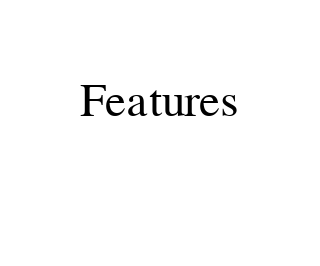

Vega-Lite specification stored for this chart:
### Vega specification from a JSON file in a GitHub repository (floating-point values rounded to 4 significant figures)
{"$schema": "https://vega.github.io/schema/vega/v5.json", "autosize": "pad", "padding": 25, "data": [{"name": "modelData"}, {"name": "featuresInfo"}, {"name": "modelsInfo"}, {"name": "intervalData"}, {"name": "data_0", "source": "modelData", "transform": [{"type": "lookup", "from": "featuresInfo", "key": "feature", "fields": ["feature"], "values": ["feature_label"]}, {"type": "lookup", "from": "modelsInfo", "key": "model", "fields": ["model"], "values": ["model_label"]}, {"type": "formula", "expr": "abs(datum.shap_value)", "as": "abs_shap_value"}]}, {"name": "data_1", "source": "data_0", "transform": [{"type": "lookup", "from": "intervalData", "key": "label", "fields": ["label"], "values": ["x1", "x2", "y1", "y2"]}, {"type": "joinaggregate", "as": ["mean_abs_shap_value_by_feature_label"], "ops": ["mean"], "fields": ["abs_shap_value"], "groupby": ["feature_label"]}]}, {"name": "concat_0_column_domain", "source": "data_1", "transform": [{"type": "aggregate", "groupby": ["feature_label"], "fields": ["abs_shap_value"], "ops": ["mean"], "as": ["mean_abs_shap_value"]}]}, {"name": "concat_0_row_domain", "source": "data_1", "transform": [{"type": "aggregate", "groupby": ["model_label"]}]}, {"name": "data_3", "source": "data_1", "transform": [{"type": "aggregate", "groupby": ["label", "x2", "y2", "model_label", "feature_label"], "ops": ["mean", "mean"], "fields": ["x1", "y1"], "as": ["mean_x1", "mean_y1"]}]}, {"name": "data_4", "source": "data_0", "transform": [{"type": "aggregate", "groupby": ["feature", "model_label"], "ops": ["mean", "mean", "missing", "count"], "fields": ["abs_shap_value", "agree", "agree", null], "as": ["mean_abs_shap_value", "mean_agree", "missing", "total"]}, {"type": "stack", "groupby": ["model_label"], "field": "mean_abs_shap_value", "sort": {"field": ["mean_abs_shap_value"], "order": ["descending"]}, "as": ["x1", "x2"], "offset": "normalize"}, {"type": "formula", "expr": "datum.missing / datum.total", "as": "missing_percentage"}, {"type": "formula", "expr": "datum.missing_percentage == 1 ? 0 : datum.mean_agree", "as": "mean_agree"}, {"type": "formula", "expr": "[datum.mean_agree * (1 - datum.missing_percentage), (1 - datum.mean_agree) * (1 - datum.missing_percentage), datum.missing_percentage]", "as": "agree_percentage"}, {"type": "formula", "expr": "[1, 0, 0.5]", "as": "agree"}, {"type": "flatten", "fields": ["agree_percentage", "agree"], "as": ["agree_percentage", "agree"]}, {"type": "stack", "groupby": ["feature", "model_label"], "field": "agree_percentage", "sort": {"field": ["agree"], "order": ["descending"]}, "as": ["y1", "y2"], "offset": "zero"}, {"type": "formula", "expr": "(datum.x1 + datum.x2)/2", "as": "text_x"}]}, {"name": "concat_1_row_domain", "source": "data_4", "transform": [{"type": "aggregate", "groupby": ["model_label"]}]}], "signals": [{"name": "concat_0_child_width", "value": 200}, {"name": "concat_0_child_height", "value": 200}, {"name": "concat_1_child_width", "value": 200}, {"name": "concat_1_child_height", "value": 200}], "layout": {"padding": 20, "bounds": "full", "align": "each"}, "marks": [{"type": "group", "name": "concat_0_group", "layout": {"padding": 18, "offset": {"columnTitle": 10}, "columns": {"signal": "length(data('concat_0_column_domain'))"}, "bounds": "full", "align": "all"}, "marks": [{"name": "column-title", "type": "group", "role": "column-title", "title": {"text": "Features", "style": "guide-title", "fontSize": 15, "fontWeight": "normal", "offset": 10}}, {"name": "concat_0_row_header", "type": "group", "role": "row-header", "from": {"data": "concat_0_row_domain"}, "sort": {"field": "datum[\"model_label\"]", "order": "ascending"}, "title": {"text": {"signal": "''+parent[\"model_label\"]"}, "orient": "left", "style": "guide-label", "frame": "group", "baseline": "middle", "align": "right", "angle": 0, "fontSize": 15, "offset": 35}, "encode": {"update": {"height": {"signal": "concat_0_child_height"}}}, "axes": [{"scale": "concat_0_y", "orient": "left", "grid": false, "title": "Grape Quality", "labelOverlap": true, "tickCount": {"signal": "ceil(concat_0_child_height/40)"}, "zindex": 1}]}, {"name": "concat_0_column_header", "type": "group", "role": "column-header", "from": {"data": "concat_0_column_domain"}, "sort": {"field": "datum[\"mean_abs_shap_value\"]", "order": "descending"}, "title": {"text": {"signal": "''+parent[\"feature_label\"]"}, "style": "guide-label", "frame": "group", "fontSize": 12, "offset": 12}, "encode": {"update": {"width": {"signal": "concat_0_child_width"}}}}, {"name": "concat_0_cell", "type": "group", "style": "cell", "from": {"facet": {"name": "concat_0_facet", "data": "data_1", "groupby": ["model_label", "feature_label"], "aggregate": {"cross": false, "fields": ["mean_abs_shap_value_by_feature_label"], "ops": ["max"], "as": ["mean_abs_shap_value_by_feature_label"]}}}, "sort": {"field": ["datum[\"model_label\"]", "datum[\"mean_abs_shap_value_by_feature_label\"]"], "order": ["ascending", "descending"]}, "data": [{"source": "concat_0_facet", "name": "data_0", "transform": [{"type": "aggregate", "groupby": ["label", "x2", "y2"], "ops": ["mean", "mean"], "fields": ["x1", "y1"], "as": ["mean_x1", "mean_y1"]}]}], "encode": {"update": {"width": {"signal": "concat_0_child_width"}, "height": {"signal": "concat_0_child_height"}}}, "marks": [{"name": "concat_0_child_layer_0_marks", "type": "rect", "clip": true, "style": ["rect"], "from": {"data": "data_0"}, "encode": {"update": {"opacity": {"value": 0.25}, "fill": [{"test": "datum[\"mean_x1\"] === null || isNaN(datum[\"mean_x1\"]) || datum[\"mean_y1\"] === null || isNaN(datum[\"mean_y1\"])", "value": null}, {"value": "#2ca02c"}], "x": [{"test": "datum[\"mean_x1\"] === null || isNaN(datum[\"mean_x1\"])", "value": 0}, {"scale": "concat_0_child_x", "field": "mean_x1"}], "x2": [{"test": "datum[\"x2\"] === null || isNaN(datum[\"x2\"])", "value": 0}, {"scale": "concat_0_child_x", "field": "x2"}], "y": [{"test": "datum[\"mean_y1\"] === null || isNaN(datum[\"mean_y1\"])", "field": {"group": "height"}}, {"scale": "concat_0_y", "field": "mean_y1"}], "y2": [{"test": "datum[\"y2\"] === null || isNaN(datum[\"y2\"])", "field": {"group": "height"}}, {"scale": "concat_0_y", "field": "y2"}]}}}, {"name": "concat_0_child_layer_1_marks", "type": "symbol", "style": ["circle"], "from": {"data": "concat_0_facet"}, "encode": {"update": {"opacity": {"value": 0.7}, "fill": [{"test": "datum[\"value\"] === null || isNaN(datum[\"value\"]) || datum[\"expected_value\"] === null || isNaN(datum[\"expected_value\"])", "value": null}, {"test": "datum.agree === null", "value": "#8a8a8a"}, {"scale": "color", "field": "agree"}], "x": [{"test": "datum[\"value\"] === null || isNaN(datum[\"value\"])", "value": 0}, {"scale": "concat_0_child_x", "field": "value"}], "y": [{"test": "datum[\"expected_value\"] === null || isNaN(datum[\"expected_value\"])", "field": {"group": "height"}}, {"scale": "concat_0_y", "field": "expected_value"}], "shape": {"value": "circle"}}}}], "scales": [{"name": "concat_0_child_x", "type": "linear", "domain": {"fields": [[], {"data": "concat_0_facet", "field": "value"}]}, "range": [0, {"signal": "concat_0_child_width"}], "nice": true, "zero": false, "padding": 0.5}], "axes": [{"scale": "concat_0_child_x", "orient": "bottom", "grid": false, "title": " ", "labelFlush": true, "labelOverlap": true, "tickCount": {"signal": "ceil(concat_0_child_width/40)"}, "zindex": 1}, {"scale": "concat_0_child_x", "orient": "bottom", "gridScale": "concat_0_y", "grid": true, "tickCount": {"signal": "ceil(concat_0_child_width/40)"}, "domain": false, "labels": false, "maxExtent": 0, "minExtent": 0, "ticks": false, "zindex": 0}, {"scale": "concat_0_y", "orient": "left", "gridScale": "concat_0_child_x", "grid": true, "tickCount": {"signal": "ceil(concat_0_child_height/40)"}, "domain": false, "labels": false, "maxExtent": 0, "minExtent": 0, "ticks": false, "zindex": 0}]}]}, {"type": "group", "name": "concat_1_group", "layout": {"padding": 18, "columns": 1, "bounds": "full", "align": "all"}, "marks": [{"name": "concat_1_row_header", "type": "group", "role": "row-header", "from": {"data": "concat_1_row_domain"}, "sort": {"field": "datum[\"model_label\"]", "order": "ascending"}, "title": {"text": {"signal": "''+parent[\"model_label\"]"}, "orient": "left", "style": "guide-label", "frame": "group", "fontSize": 1e-06, "offset": 10}, "encode": {"update": {"height": {"signal": "concat_1_child_height"}}}, "axes": [{"scale": "concat_1_y", "orient": "left", "grid": false, "title": "Agreement", "format": "%", "labelOverlap": true, "tickCount": {"signal": "ceil(concat_1_child_height/40)"}, "zindex": 1}]}, {"name": "concat_1_cell", "type": "group", "style": "cell", "from": {"facet": {"name": "concat_1_facet", "data": "data_4", "groupby": ["model_label"]}}, "sort": {"field": ["datum[\"model_label\"]"], "order": ["ascending"]}, "encode": {"update": {"width": {"signal": "concat_1_child_width"}, "height": {"signal": "concat_1_child_height"}}}, "marks": [{"name": "concat_1_child_layer_0_marks", "type": "rect", "style": ["rect"], "from": {"data": "concat_1_facet"}, "encode": {"update": {"stroke": [{"test": "datum[\"x1\"] === null || isNaN(datum[\"x1\"]) || datum[\"y1\"] === null || isNaN(datum[\"y1\"])", "value": null}, {"value": "white"}], "strokeWidth": {"value": 0.5}, "fill": [{"test": "datum[\"x1\"] === null || isNaN(datum[\"x1\"]) || datum[\"y1\"] === null || isNaN(datum[\"y1\"])", "value": null}, {"scale": "concat_1_child_color", "field": "agree"}], "x": {"scale": "concat_1_child_x", "field": "x1"}, "x2": {"scale": "concat_1_child_x", "field": "x2"}, "y": {"scale": "concat_1_y", "field": "y1"}, "y2": {"scale": "concat_1_y", "field": "y2"}}}}, {"name": "concat_1_child_layer_1_marks", "type": "text", "style": ["text"], "from": {"data": "concat_1_facet"}, "encode": {"update": {"baseline": {"value": "bottom"}, "dy": {"value": -3}, "fill": [{"test": "datum[\"text_x\"] === null || isNaN(datum[\"text_x\"])", "value": null}, {"value": "white"}], "x": {"scale": "concat_1_child_x", "field": "text_x"}, "y": {"field": {"group": "height"}}, "text": {"signal": "''+datum[\"feature\"]"}, "align": {"value": "center"}}}}], "scales": [{"name": "concat_1_child_x", "type": "linear", "domain": {"fields": [[0, 1], {"data": "concat_1_facet", "field": "text_x"}]}, "range": [0, {"signal": "concat_1_child_width"}], "nice": true, "zero": true}, {"name": "concat_1_child_color", "type": "ordinal", "domain": [1, 0, 0.5], "range": ["#1f77b4", "#ff7f0e", "#8a8a8a"], "interpolate": "hcl"}], "axes": [{"scale": "concat_1_child_x", "orient": "bottom", "grid": false, "title": "Importance", "format": "%", "labelFlush": true, "labelOverlap": true, "tickCount": {"signal": "ceil(concat_1_child_width/40)"}, "zindex": 1}, {"scale": "concat_1_child_x", "orient": "bottom", "gridScale": "concat_1_y", "grid": true, "tickCount": {"signal": "ceil(concat_1_child_width/40)"}, "domain": false, "labels": false, "maxExtent": 0, "minExtent": 0, "ticks": false, "zindex": 0}, {"scale": "concat_1_y", "orient": "left", "gridScale": "concat_1_child_x", "grid": true, "tickCount": {"signal": "ceil(concat_1_child_height/40)"}, "domain": false, "labels": false, "maxExtent": 0, "minExtent": 0, "ticks": false, "zindex": 0}]}]}], "scales": [{"name": "color", "type": "ordinal", "domain": [1, 0], "range": ["#1f77b4", "#ff7f0e"], "interpolate": "hcl"}, {"name": "concat_0_y", "type": "linear", "domain": {"fields": [{"data": "data_3", "field": "mean_y1"}, {"data": "data_3", "field": "y2"}, [1, 5]]}, "range": [{"signal": "concat_0_child_height"}, 0], "zero": false, "nice": true}, {"name": "concat_1_y", "type": "linear", "domain": {"data": "data_4", "fields": ["y1", "y2"]}, "range": [{"signal": "concat_1_child_height"}, 0], "nice": true, "zero": true}]}
